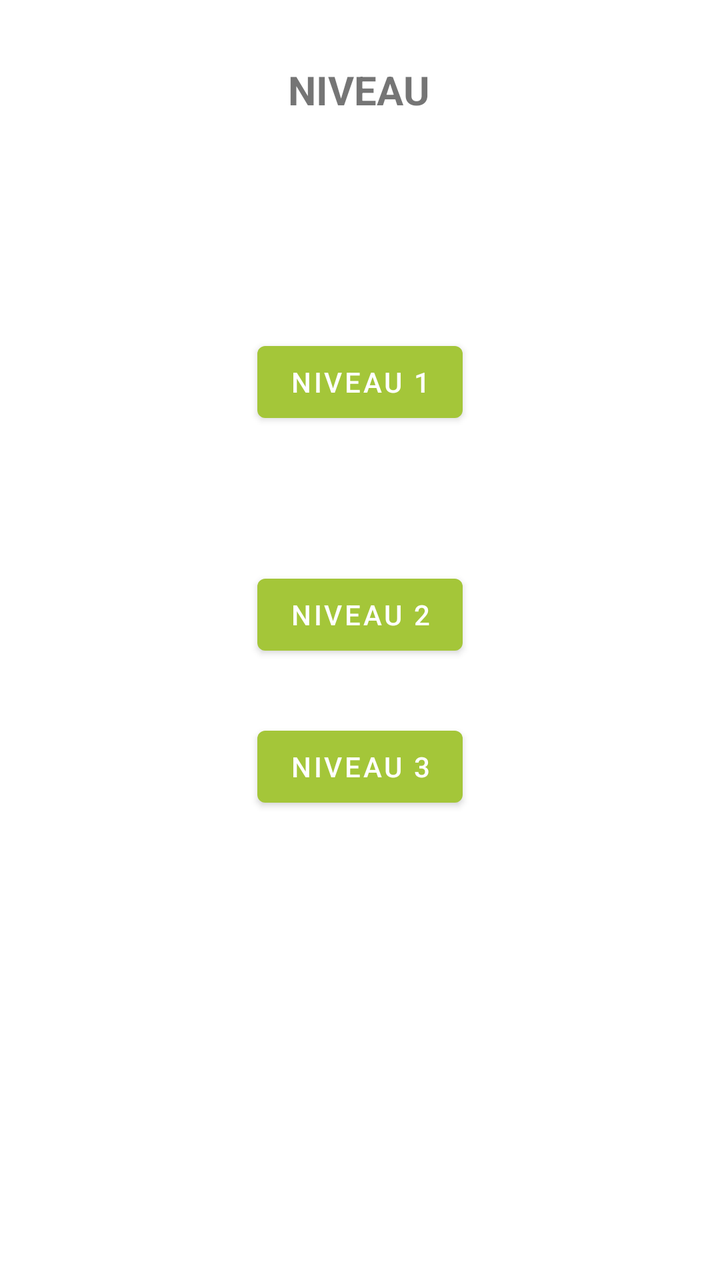
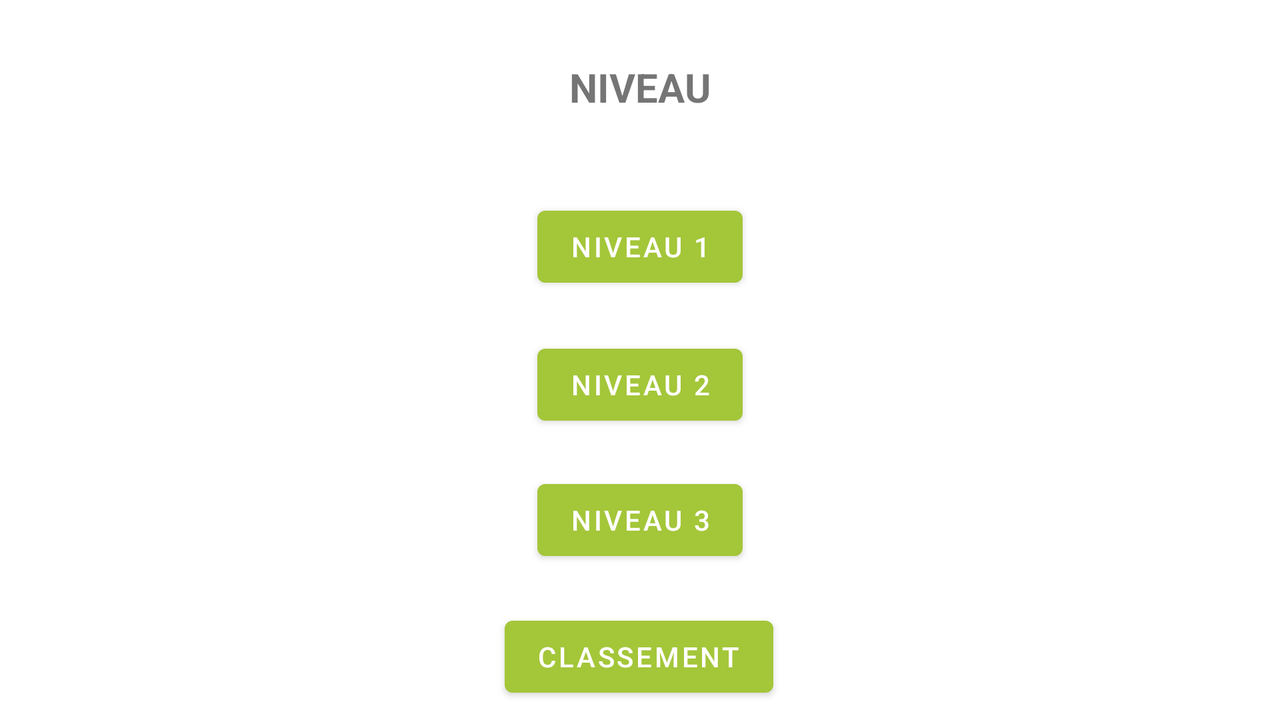

An Android layout and its configuration variant, each rendered on a device that would load it. The default file and the variant file are quoted in full after the pictures.
<!-- AndroidManifest.xml: application theme Theme.Jaken -->
<!-- res/layout/activity_page_menu.xml -->
<?xml version="1.0" encoding="utf-8"?>
<androidx.constraintlayout.widget.ConstraintLayout xmlns:android="http://schemas.android.com/apk/res/android"
    xmlns:app="http://schemas.android.com/apk/res-auto"
    xmlns:tools="http://schemas.android.com/tools"
    android:layout_width="match_parent"
    android:layout_height="match_parent"
    tools:context=".PageMenu">

    <Button
        android:id="@+id/btnNiveau1"
        android:layout_width="wrap_content"
        android:layout_height="wrap_content"
        android:text="@string/niveau_1"
        app:layout_constraintBottom_toBottomOf="parent"
        app:layout_constraintEnd_toEndOf="parent"
        app:layout_constraintStart_toStartOf="parent"
        app:layout_constraintTop_toTopOf="@+id/guideline6"
        app:layout_constraintVertical_bias="0.154" />

    <Button
        android:id="@+id/button4"
        android:layout_width="wrap_content"
        android:layout_height="wrap_content"
        android:layout_marginBottom="292dp"
        android:text="@string/niveau_2"
        app:layout_constraintBottom_toBottomOf="parent"
        app:layout_constraintEnd_toEndOf="parent"
        app:layout_constraintStart_toStartOf="parent"
        app:layout_constraintTop_toTopOf="@+id/guideline6"
        app:layout_constraintVertical_bias="0.921" />

    <Button
        android:id="@+id/button5"
        android:layout_width="wrap_content"
        android:layout_height="wrap_content"
        android:text="@string/niveau_3"
        app:layout_constraintBottom_toBottomOf="parent"
        app:layout_constraintEnd_toEndOf="parent"
        app:layout_constraintStart_toStartOf="parent"
        app:layout_constraintTop_toTopOf="parent"
        app:layout_constraintVertical_bias="0.607" />

    <TextView
        android:id="@+id/textView"
        android:layout_width="wrap_content"
        android:layout_height="wrap_content"
        android:text="@string/niveau"
        android:textSize="20sp"
        android:textStyle="bold"
        app:layout_constraintBottom_toTopOf="@+id/guideline6"
        app:layout_constraintEnd_toEndOf="parent"
        app:layout_constraintHorizontal_bias="0.498"
        app:layout_constraintStart_toStartOf="parent"
        app:layout_constraintTop_toTopOf="parent" />

    <androidx.constraintlayout.widget.Guideline
        android:id="@+id/guideline6"
        android:layout_width="wrap_content"
        android:layout_height="wrap_content"
        android:orientation="horizontal"
        app:layout_constraintGuide_percent="0.14" />
</androidx.constraintlayout.widget.ConstraintLayout>
<!-- resources referenced by this layout -->
<resources>
  <string name="niveau">NIVEAU</string>
  <string name="niveau_1">NIVEAU 1</string>
  <string name="niveau_2">NIVEAU 2</string>
  <string name="niveau_3">NIVEAU 3</string>
  <style name="Theme.Jaken" parent="Theme.MaterialComponents.DayNight.DarkActionBar">
          
          <item name="colorPrimary">#A4C639</item>
          <item name="colorPrimaryVariant">@color/greentheme</item>
          <item name="colorOnPrimary">@color/white</item>
          
          <item name="colorSecondary">@color/teal_200</item>
          <item name="colorSecondaryVariant">@color/teal_700</item>
          <item name="colorOnSecondary">@color/black</item>
          
          <item name="android:statusBarColor" tools:targetApi="l">?attr/colorPrimaryVariant</item>
          
      </style>
  <color name="greentheme">#A4C639</color>
  <color name="white">#FFFFFFFF</color>
  <color name="teal_200">#FF03DAC5</color>
  <color name="teal_700">#FF018786</color>
  <color name="black">#FF000000</color>
</resources>
<!-- res/layout-land/activity_page_menu.xml (the repository's variant of the layout above) -->
<!-- drawn on the phone turned sideways -->
<?xml version="1.0" encoding="utf-8"?>
<androidx.constraintlayout.widget.ConstraintLayout xmlns:android="http://schemas.android.com/apk/res/android"
    xmlns:app="http://schemas.android.com/apk/res-auto"
    xmlns:tools="http://schemas.android.com/tools"
    android:layout_width="match_parent"
    android:layout_height="match_parent"
    tools:context=".PageMenu">

    <TextView
        android:id="@+id/textViewScores9"
        android:layout_width="199dp"
        android:layout_height="30dp"
        android:gravity="center"
        android:textSize="24sp"
        android:textStyle="bold"
        app:layout_constraintBottom_toBottomOf="parent"
        app:layout_constraintEnd_toEndOf="parent"
        app:layout_constraintHorizontal_bias="0.074"
        app:layout_constraintStart_toStartOf="parent"
        app:layout_constraintTop_toTopOf="parent"
        app:layout_constraintVertical_bias="0.508" />

    <TextView
        android:id="@+id/textViewScores10"
        android:layout_width="199dp"
        android:layout_height="30dp"
        android:gravity="center"
        android:textSize="24sp"
        android:textStyle="bold"
        app:layout_constraintBottom_toBottomOf="parent"
        app:layout_constraintEnd_toEndOf="parent"
        app:layout_constraintHorizontal_bias="0.074"
        app:layout_constraintStart_toStartOf="parent"
        app:layout_constraintTop_toTopOf="parent"
        app:layout_constraintVertical_bias="0.322" />

    <Button
        android:id="@+id/btnNiveau1"
        android:layout_width="wrap_content"
        android:layout_height="wrap_content"
        android:text="@string/niveau_1"
        app:layout_constraintBottom_toBottomOf="parent"
        app:layout_constraintEnd_toEndOf="parent"
        app:layout_constraintStart_toStartOf="parent"
        app:layout_constraintTop_toTopOf="parent"
        app:layout_constraintVertical_bias="0.318" />

    <Button
        android:id="@+id/btnClassement"
        android:layout_width="wrap_content"
        android:layout_height="wrap_content"
        android:text="Classement"
        app:layout_constraintBottom_toBottomOf="parent"
        app:layout_constraintEnd_toEndOf="parent"
        app:layout_constraintHorizontal_bias="0.499"
        app:layout_constraintStart_toStartOf="parent"
        app:layout_constraintTop_toTopOf="parent"
        app:layout_constraintVertical_bias="0.975" />

    <Button
        android:id="@+id/btnNiveau3"
        android:layout_width="wrap_content"
        android:layout_height="wrap_content"
        android:text="@string/niveau_3"
        app:layout_constraintBottom_toBottomOf="parent"
        app:layout_constraintEnd_toEndOf="parent"
        app:layout_constraintStart_toStartOf="parent"
        app:layout_constraintTop_toTopOf="parent"
        app:layout_constraintVertical_bias="0.756" />

    <Button
        android:id="@+id/btnNiveau2"
        android:layout_width="wrap_content"
        android:layout_height="wrap_content"
        android:text="@string/niveau_2"
        app:layout_constraintBottom_toBottomOf="parent"
        app:layout_constraintEnd_toEndOf="parent"
        app:layout_constraintStart_toStartOf="parent"
        app:layout_constraintTop_toTopOf="parent"
        app:layout_constraintVertical_bias="0.54" />

    <TextView
        android:id="@+id/textView"
        android:layout_width="wrap_content"
        android:layout_height="wrap_content"
        android:text="@string/niveau"
        android:textSize="20sp"
        android:textStyle="bold"
        app:layout_constraintBottom_toTopOf="@+id/guideline6"
        app:layout_constraintEnd_toEndOf="parent"
        app:layout_constraintStart_toStartOf="parent"
        app:layout_constraintTop_toTopOf="parent"
        app:layout_constraintVertical_bias="0.526" />

    <androidx.constraintlayout.widget.Guideline
        android:id="@+id/guideline6"
        android:layout_width="wrap_content"
        android:layout_height="wrap_content"
        android:orientation="horizontal"
        app:layout_constraintGuide_begin="84dp" />
</androidx.constraintlayout.widget.ConstraintLayout>
